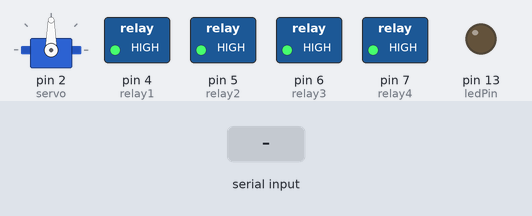
The sketch below on a simulated Arduino Uno, built with avr-gcc and run on an emulated ATmega328P. Parts: servo, switched loads named in the sketch (green lamp = pin HIGH), output pins drawn as LEDs (lit = HIGH). The inputs (shaded band) are chosen by the test bench.

Above: at 1.2 s.
1.3 s: "R" received over Serial
At 1.9 s:
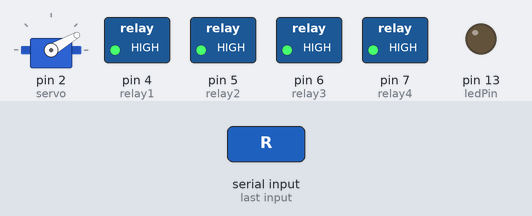
2.9 s: "A" received over Serial
At 3.12 s:
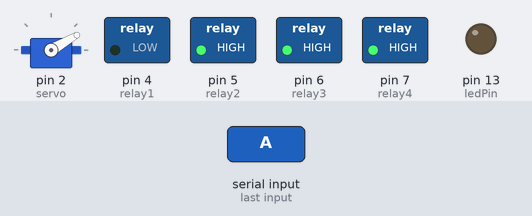
4.7 s: "B" received over Serial
At 5.1 s:
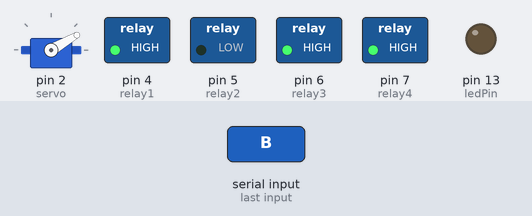
6.2 s: "F" received over Serial
At 6.8 s:
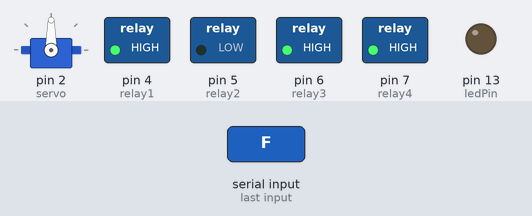
7.7 s: "C" received over Serial
At 8.9 s:
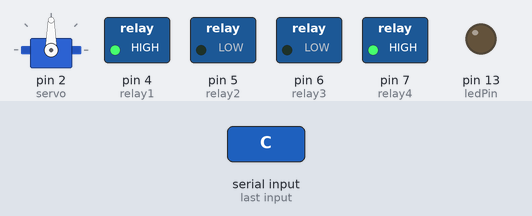
9.2 s: "D" received over Serial
At 9.8 s:
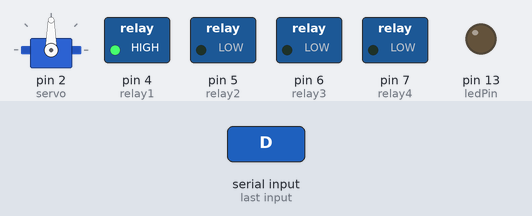
Timing chart, 0 to 11.7 s (numbered marks = the images above; inputs shaded):
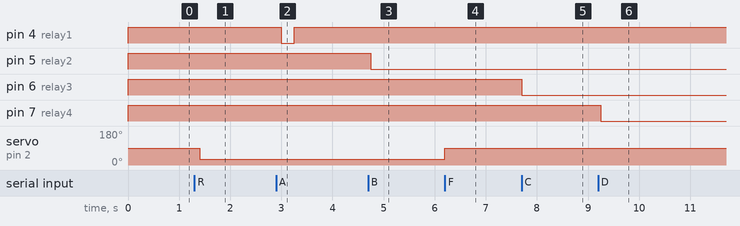

Measured:
- after the input at 1.3 s, servo on pin 2 (servo): 90° → 30° after 0.10 s
- after the input at 2.9 s, pin 4 (relay1): HIGH → LOW after 0.10 s, → HIGH 0.25 s later
- after the input at 4.7 s, pin 5 (relay2): HIGH → LOW after 0.05 s
- after the input at 6.2 s, servo on pin 2 (servo): 30° → 90° at once
- after the input at 7.7 s, pin 6 (relay3): HIGH → LOW at once
- after the input at 9.2 s, pin 7 (relay4): HIGH → LOW after 0.05 s

The sketch:

sketch.ino
```cpp
#include <Servo.h>
// Hardware component with bluetooth control
//---------------------------------------------------
// TODO
// 1. Send feedback on pin state back to client
// 2. Test char reading via BT
// 3. Logic to handle toggling fwd/rev on motor and
//    using off position
//---------------------------------------------------
// 4 Channel relay
// 1) + Raise motor
// 2) - Lower motor
// 3) Toggle
// 4) Toggle

int relay1 = 4;
int relay1Val = 1;
int relay2 = 5;
int relay2Val = 1;
int relay3 = 6;
int relay3Val = 1;
int relay4 = 7;
int relay4Val = 1;

// Servo
Servo servo;
int servoPos = 30;
int servoFWD = 90;
int servoREV = 30;
int servoOff = 60;

// serial read
char val;

// output feedback
int ledPin = 13;

void setup() {
  // Relay board
  pinMode(relay1, OUTPUT);
  pinMode(relay2, OUTPUT);
  pinMode(relay3, OUTPUT);
  pinMode(relay4, OUTPUT);
  pinMode(ledPin, OUTPUT);

  digitalWrite(relay1, HIGH);
  digitalWrite(relay2, HIGH);
  digitalWrite(relay3, HIGH);
  digitalWrite(relay4, HIGH);

  Serial.begin(9600);

  // Servo
  servo.attach(2);

}

void loop () {
  val = 'X';
  if (Serial.available()) {
    val = Serial.read();
  }

  if (val == 'F') {
    servo.write(servoFWD);
    delay(100);
  }
  else if ( val == 'R') {
    servo.write(servoREV);
    delay(100);
  }

  // momentary on for channel 1
  else if (val == 'A') {
    digitalWrite(relay1, LOW);
    delay(250);
    digitalWrite(relay1, HIGH);
  }
  // toggle channel 2
  else if (val == 'B') {
    relay2Val = digitalRead(relay2);
    if (relay2Val == 1) {
      digitalWrite(relay2, LOW);
    }
    else {
      digitalWrite(relay2, HIGH);
    }
    delay(250);
  }
  // toggle channel 3
  else if (val == 'C') {
    relay3Val = digitalRead(relay3);
    if (relay3Val == 1) {
      digitalWrite(relay3, LOW);
    }
    else {
      digitalWrite(relay3, HIGH);
    }
    delay(250);
  }

  // toggle channel 4
  else if (val == 'D') {
    relay4Val = digitalRead(relay4);
    if (relay4Val == 1) {
      digitalWrite(relay4, LOW);
    }
    else {
      digitalWrite(relay4, HIGH);
    }
    delay(250);
  }
  else {
     delay(100);
  }

}
```
